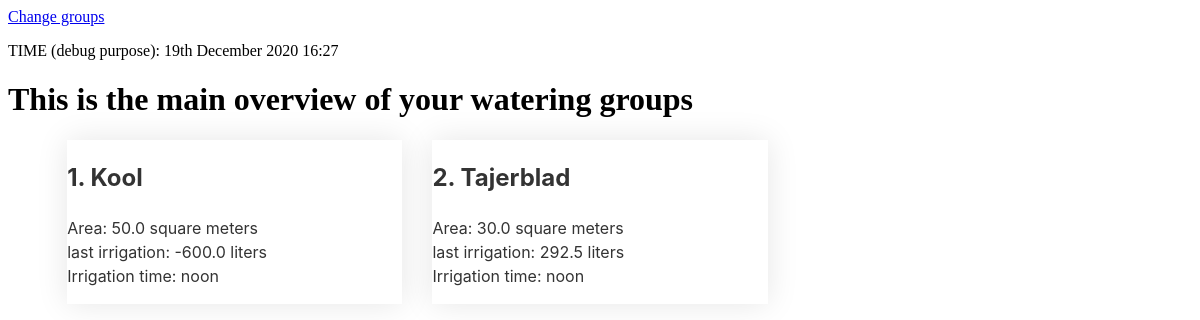
Before: / with the older database file.
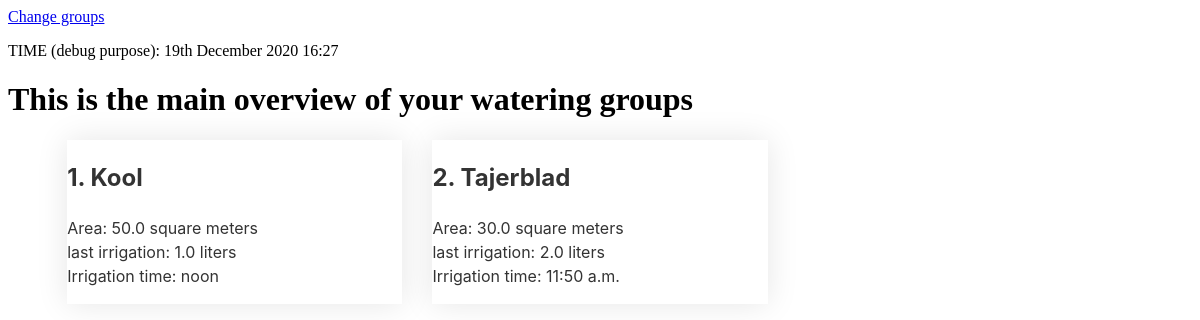
After: the same page with the newer database file.
### watersite/models.py (models this page shows, shortened)
class Plantgroup(models.Model):
    location = models.IntegerField(unique=True)
    plant = models.TextField()
    kc = models.FloatField(
        help_text="dimmensionless plant coefficient, usually around 1")
    area = models.FloatField(help_text="area in square meters")
    water_flowrate = models.FloatField(help_text="flowrate in l/min.")
    water_t1 = models.TimeField(default=datetime.time(12, 0, 0))
    last_irrigation = models.FloatField(null=True, blank=True, help_text="How much liter water was used in the last irrigation")
    class Meta:
        db_table = "Plantgroup"
        verbose_name_plural = "Plantgroups"

### watersite/views.py (the view)
# urls.py: path('', views.group_list, name='group-list'),
def group_list(request):
    all_groups = Plantgroup.objects.all().order_by('location')
    return render(request, 'watersite/group_list.html', {'groups': all_groups})

### watersite/templates/watersite/group_list.html (shortened to what this page needs)
{% extends "base_generic.html" %}
{% block content %}
<h1>This is the main overview of your watering groups</h1>
<div class='groups'>
    {% for group in groups %}
    <div class='group'>
        <h2>{{group.location}}. {{group.plant}}</h2>
        Area: {{group.area}} square meters <br>
        last irrigation: {{group.last_irrigation}} liters<br>
        Irrigation time: {{group.water_t1}}
    </div>
    {% endfor %}
    {% endblock %}

### ProjectDesign/templates/base_generic.html (shortened to what this page needs)
<!DOCTYPE html>
<html lang="en">
<head>
  {% load static %}
</head>
<body>
  <header>
    <a href="/admin/">Change groups</a>
  </header>
  <p>TIME (debug purpose): {% now "jS F Y H:i" %} </p>
  {% block content %}{% endblock %}
</body>
</html>

### ProjectDesign/templates/base_generic.html (style rules this page uses)
div.groups { --page-title-display: block; font-family: -apple-system, BlinkMacSystemFont, Segoe UI, Roboto, Helvetica Neue, Arial, Noto Sans, sans-serif; font-size: 1rem; font-weight: 400; line-height: 1.5; color: #333; hyphens: manual; text-align: left; box-sizing: border-box; flex-wrap: wrap; grid-template-columns: repeat(3, 1fr); display: grid; -webkit-box-align: stretch; align-items: stretch; grid-column-gap: 30px; grid-row-gap: 30px; margin-left: 5%; margin-right: 5%; padding-bottom: 10%; }
.groups div.group { --page-title-display: block; color: #333; min-width: 0; padding: 0; margin: 0; transition-property: background, border, box-shadow, -webkit-box-shadow; transition-duration: .25s; overflow: hidden; box-shadow: 0px 0px 30px 0px rgba(0, 0, 0, 0.1); box-sizing: border-box; }

Changed rows visible on the page:
changed Plantgroup "Kool": last_irrigation "-600.0" → "1.0"
changed Plantgroup "Tajerblad": last_irrigation "292.5" → "2.0"; water_t1 "noon" → "11:50 a.m."
